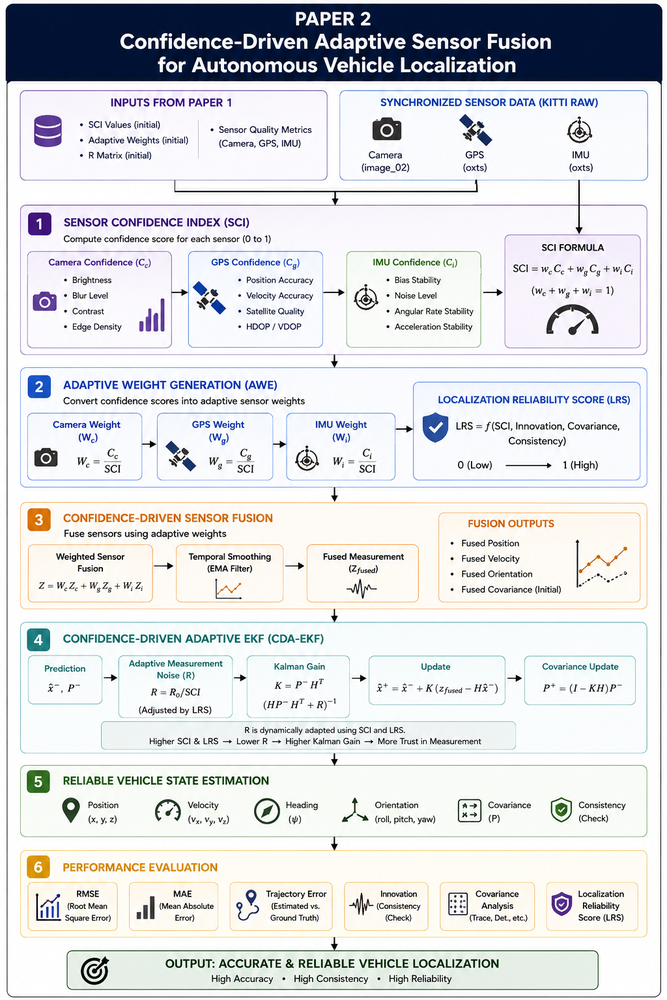
#> input picture Papper-2-arch.png, 667 x 1000 px, shrunk from 1024 x 1536 before the run
$ python -i quality_metrics.py   (imports and definitions only)   (older library calls are emulated)
#> lines starting #> are read from the running program, lines starting #| are printed output that depends on the picture
#> further down, picture is the input picture: shape (1000, 667, 3); mean B, G, R 223.6, 220.8, 219
"""
===============================================================
Camera Quality Metrics

Paper:
A Confidence-Driven Adaptive Multi-Sensor Fusion Framework
for Robust Autonomous Vehicle Localization

===============================================================
"""

import cv2
import numpy as np


class CameraQualityMetrics:
    """
    Computes image quality metrics for camera confidence estimation.
    """

    def __init__(self):
        pass

    # ==========================================================
    # Brightness
    # ==========================================================

    def brightness(self, image):

        return float(np.mean(image))

    # ==========================================================
    # Contrast
    # ==========================================================

    def contrast(self, image):

        return float(np.std(image))

    # ==========================================================
    # Blur Score
    # ==========================================================

    def blur_score(self, image):

        return float(
            cv2.Laplacian(
                image,
                cv2.CV_64F
            ).var()
        )

    # ==========================================================
    # Entropy
    # ==========================================================

    def entropy(self, image):

        histogram = cv2.calcHist(
            [image],
            [0],
            None,
            [256],
            [0,256]
        )
#> histogram = 256 values, max 121864 at index 254, min 107 at index 15, mean 2605.5

        histogram = histogram.ravel()

        probability = histogram / histogram.sum()
#> probability = 256 values, max 0.183 at index 254, min 0.00016 at index 15, mean 0.00391

        probability = probability[
            probability > 0
        ]

        entropy = -np.sum(
            probability * np.log2(probability)
        )
#> entropy = 5.14

        return float(entropy)

    # ==========================================================
    # Dynamic Range
    # ==========================================================

    def dynamic_range(self, image):

        return int(
            image.max() - image.min()
        )

    # ==========================================================
    # Edge Density
    # ==========================================================

    def edge_density(self, image):

        edges = cv2.Canny(
            image,
            100,
            200
        )
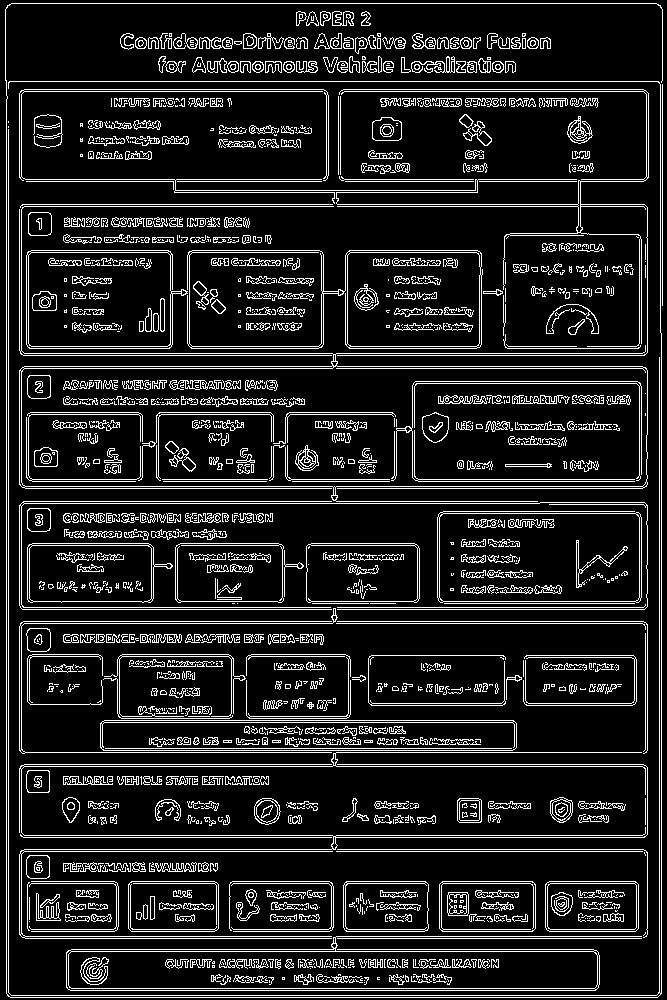
#> edges: shape (1000, 667); 13% white in thin lines or dots

        density = np.sum(edges > 0) / edges.size
#> density = 0.13

        return float(density)

    # ==========================================================
    # Noise Estimate
    # ==========================================================

    def noise_estimate(self, image):

        blur = cv2.GaussianBlur(
            image,
            (3,3),
            0
        )

        noise = image.astype(np.float32) - blur.astype(np.float32)
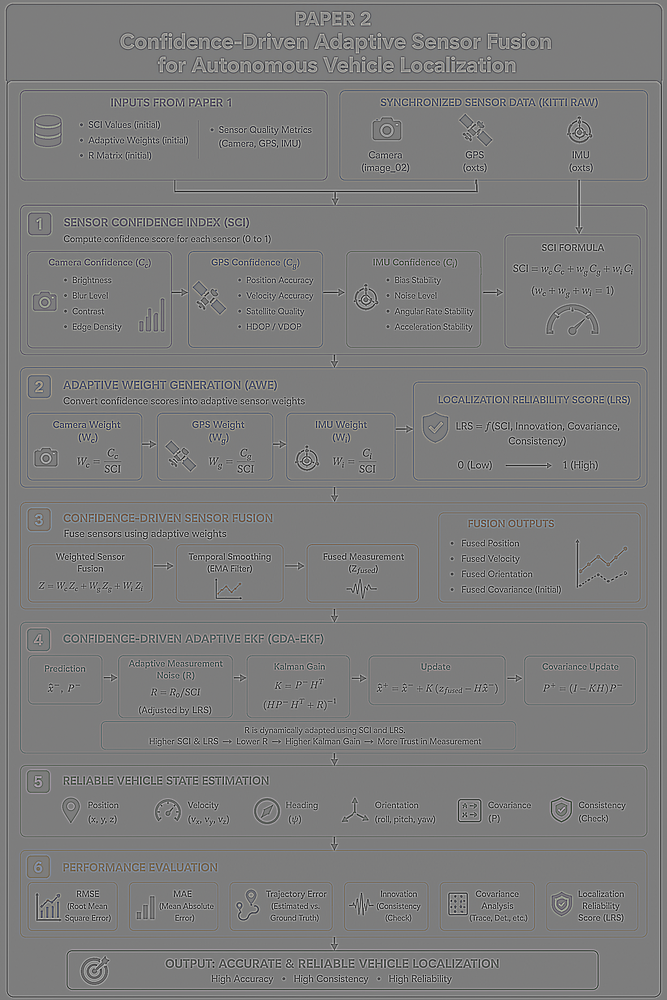
#> noise: shape (1000, 667, 3) float32; mean B, G, R 0, 0, 0; drawn with min black and max white

        return float(
            np.std(noise)
        )

    # ==========================================================
    # Complete Metrics
    # ==========================================================

    def compute(self, image):

        return {

            "Brightness":
                self.brightness(image),

            "Contrast":
                self.contrast(image),

            "Blur":
                self.blur_score(image),

            "Entropy":
                self.entropy(image),

            "Dynamic Range":
                self.dynamic_range(image),

            "Edge Density":
                self.edge_density(image),

            "Noise":
                self.noise_estimate(image)

        }

>>> import cv2
>>> picture = cv2.imread('../Papper-2-arch.png')
>>> result = CameraQualityMetrics().compute(picture)
#> result = {'Brightness': 221.1, 'Contrast': 67.63, 'Blur': 6446.6, 'Entropy': 5.14, 'Dynamic Range': 255, 'Edge Density': 0.13, 'Noise': 17.7}
